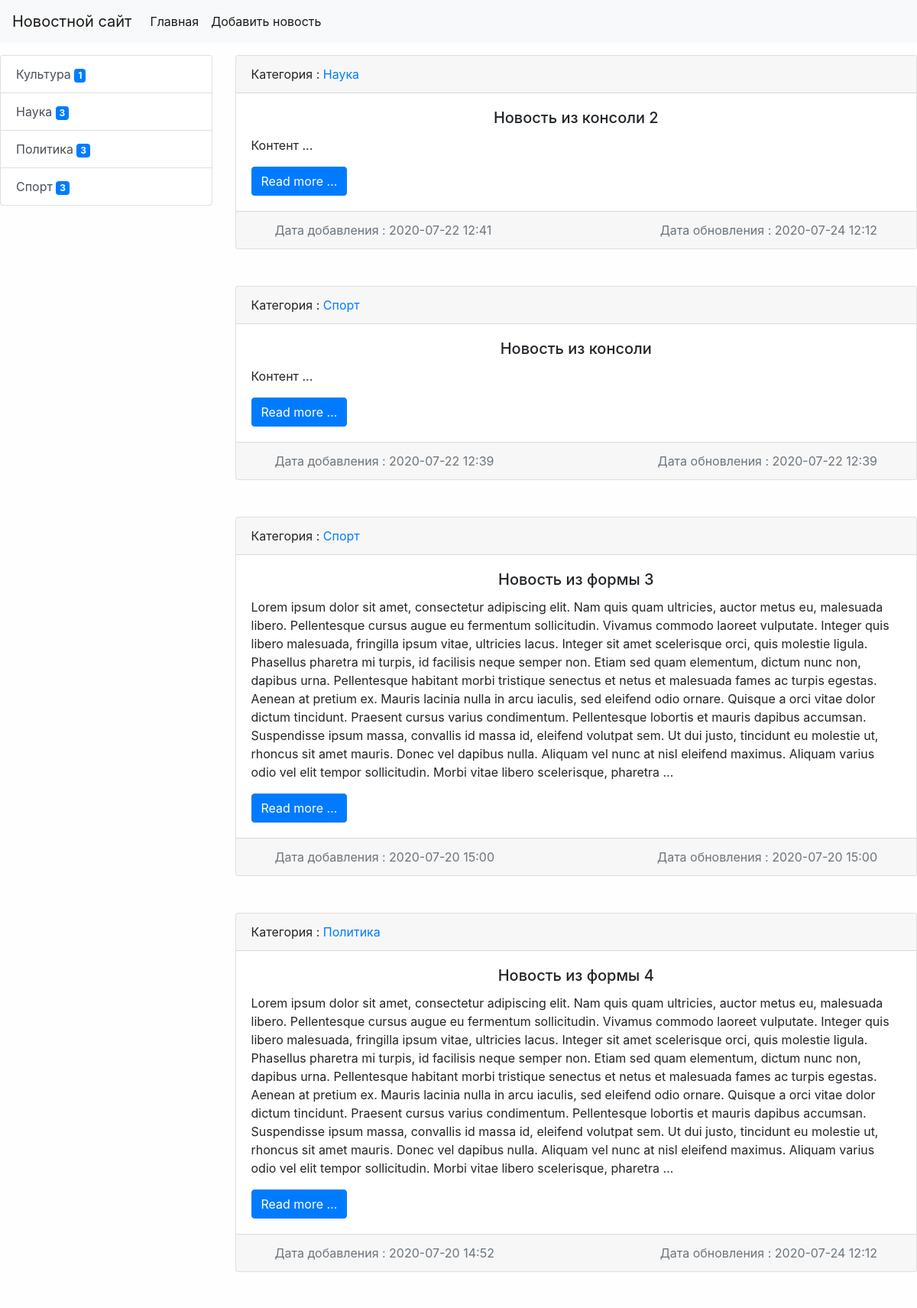
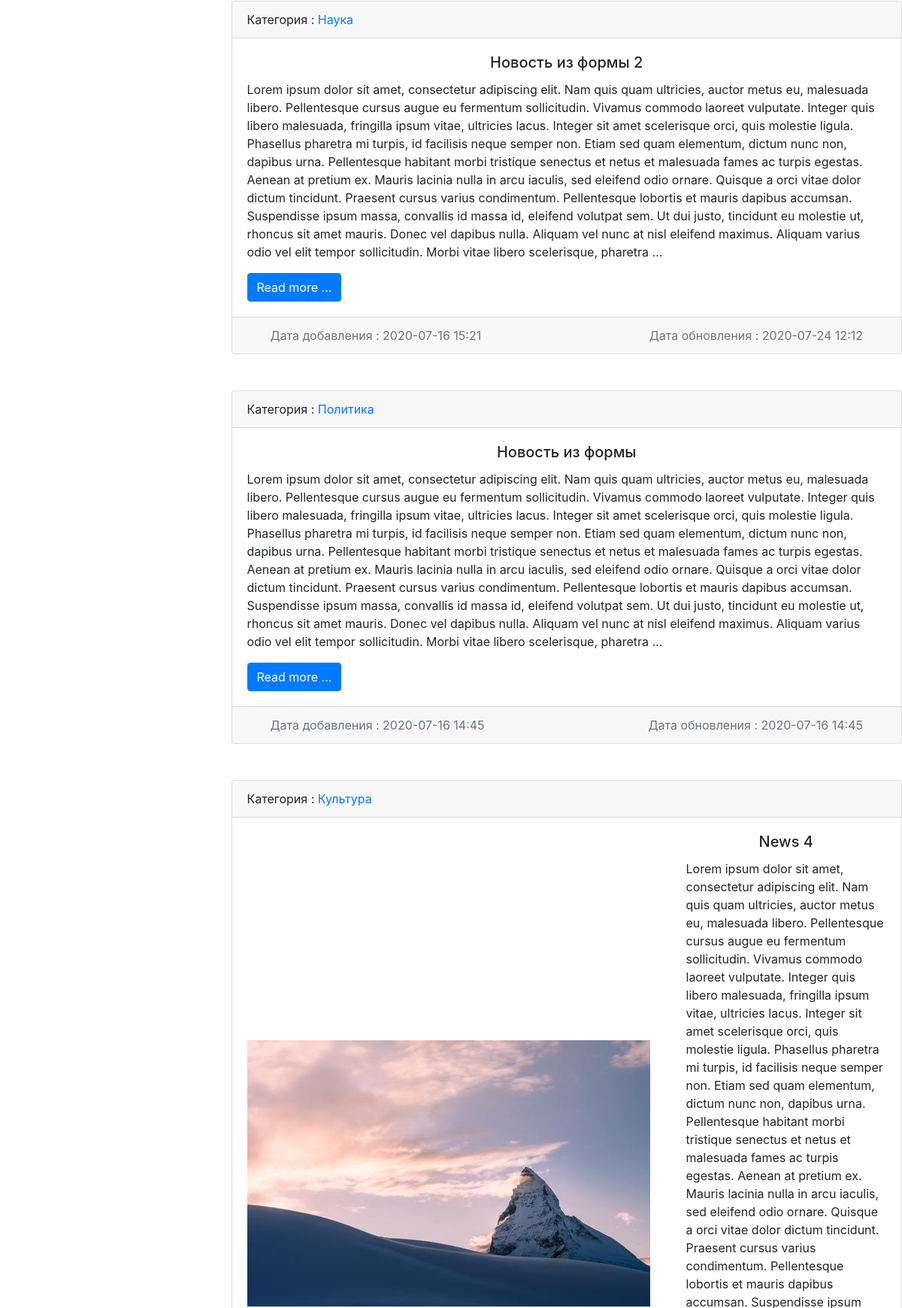
The page / (upper part) on the database its author committed (2 pictures, top to bottom).
### news/models.py (models this page shows, shortened)
class Category(models.Model):
    title = models.CharField(max_length=150, db_index=True, verbose_name='Наименование категории')
    def get_absolute_url(self):
        return reverse('category', kwargs={'category_id': self.pk})
    class Meta:
        verbose_name = 'Категория'
        verbose_name_plural = 'Категории'
        ordering = ['title']

class News(models.Model ):
    title = models.CharField(max_length=150, verbose_name='Наименование')
    content = models.TextField(verbose_name='Контент')
    created_at = models.DateTimeField(auto_now_add=True, verbose_name='Опубликовано')
    update_at = models.DateTimeField(auto_now=True, verbose_name='Обновление')
    photo = models.ImageField(upload_to='photos/%Y/%m/%d', blank=True, verbose_name='Фото')
    is_published = models.BooleanField(default=True, verbose_name='Опубликовано ?')
    category = models.ForeignKey('Category', on_delete=models.PROTECT, null=True, verbose_name='Категория')
    views = models.IntegerField(default=0)
    def get_absolute_url(self):
        return reverse('view_news', kwargs={'pk': self.pk})
    class Meta:
        verbose_name = 'Новость'
        verbose_name_plural = 'Новости'
        ordering = ['-created_at']

### news/views.py (the view)
# urls.py: path('', HomeNews.as_view(), name='home'),
class HomeNews(ListView):
    model = News
    def get_context_data(self, **kwargs):
        context = super().get_context_data(**kwargs)
        context['title'] = 'Главная страница'
        return context
    def get_queryset(self):
        return News.objects.filter(is_published=True)

### news/templatetags/news_tags.py (called while the page is built)
@register.inclusion_tag('news/list_categories.html')
def show_categories():
    categories = Category.objects.annotate(cnt=Count('news')).filter(cnt__gt=0)
    return {
        'categories': categories,
    }

### news/templates/news/news_list.html (shortened to what this page needs)
{% extends 'base.html' %}
{% block sidebar %}
{% include 'inc/_sidebar.html' %}
{% endblock %}
{% block content %}
    {% for item in object_list %}
    <div class="card mb-5">
        <div class="card-header">
            Категория :
            <a href="{{ item.category.get_absolute_url }}">
                {{ item.category.title }}
            </a>
        </div>
        <div class="card-body">
            <div class="media d-flex align-items-center">
                {% if item.photo %}
                <img src="{{ item.photo.url }}" class="mr-5" alt="">
                {% endif %}
                <div class="media-body">
                    <h5 class="card-title text-center">{{ item.title }}</h5>
                    <p class="card-text">{{ item.content|truncatewords:150 }}</p>
                    <a href="{{ item.get_absolute_url }}" class="btn btn-primary">Read more ...</a>
                </div>
            </div>
        </div>
        <div class="card-footer text-muted ">
            <div class="row justify-content-between ml-3 mr-3">
                <div class="col-auto"> Дата добавления : {{ item.created_at|date:"Y-m-d H:i" }}</div>
                <div class="col-auto">
                    Дата обновления : {{ item.update_at|date:"Y-m-d H:i" }}
                </div>
            </div>
        </div>
    </div>
    {% empty %}
    <li>Ошибка! Объект не найден</li>
    {% endfor %}
{% endblock %}

### news/templates/news/list_categories.html
<div class="list-group">
    {% for item in categories %}
    <a href="{% url 'category' item.pk %}" class="list-group-item list-group-item-action">
        {{ item.title }} <span class="badge badge-primary">{{ item.cnt }}</span>
    </a>
    {% endfor %}
</div>

### my_first_project/static/css/style.css (style rules this page uses)
body { background-color: #fefefe73; }

### rows shown on the page
Category: title "Культура", cnt "1"
Category: title "Наука", cnt "3"
Category: title "Политика", cnt "3"
Category: title "Спорт", cnt "3"
News: category "Наука", title "Новость из консоли 2", content "Контент ...", created_at "2020-07-22 12:41", update_at "2020-07-24 12:12"
News: category "Спорт", title "Новость из консоли", content "Контент ...", created_at "2020-07-22 12:39", update_at "2020-07-22 12:39"
News: category "Спорт", title "Новость из формы 3", content "Lorem ipsum dolor sit amet, consectetur adipiscing elit. Nam quis quam ultricies, auctor metus eu, malesuada libero. Pellentesque cursus augue eu fermentum sollicitudin. Vivamus commodo laoreet vulputate. Integer quis libero malesuada, fringilla ipsum vitae, ultricies lacus. Integer sit amet scelerisque orci, quis molestie ligula. Phasellus pharetra mi turpis, id facilisis neque semper non. Etiam sed quam elementum, dictum nunc non, dapibus urna. Pellentesque habitant morbi tristique senectus et netus et malesuada fames ac turpis egestas. Aenean at pretium ex. Mauris lacinia nulla in arcu iaculis, sed eleifend odio ornare. Quisque a orci vitae dolor dictum tincidunt. Praesent cursus varius…", created_at "2020-07-20 15:00", update_at "2020-07-20 15:00"
News: category "Политика", title "Новость из формы 4", content "Lorem ipsum dolor sit amet, consectetur adipiscing elit. Nam quis quam ultricies, auctor metus eu, malesuada libero. Pellentesque cursus augue eu fermentum sollicitudin. Vivamus commodo laoreet vulputate. Integer quis libero malesuada, fringilla ipsum vitae, ultricies lacus. Integer sit amet scelerisque orci, quis molestie ligula. Phasellus pharetra mi turpis, id facilisis neque semper non. Etiam sed quam elementum, dictum nunc non, dapibus urna. Pellentesque habitant morbi tristique senectus et netus et malesuada fames ac turpis egestas. Aenean at pretium ex. Mauris lacinia nulla in arcu iaculis, sed eleifend odio ornare. Quisque a orci vitae dolor dictum tincidunt. Praesent cursus varius…", created_at "2020-07-20 14:52", update_at "2020-07-24 12:12"
News: category "Наука", title "Новость из формы 2", content "Lorem ipsum dolor sit amet, consectetur adipiscing elit. Nam quis quam ultricies, auctor metus eu, malesuada libero. Pellentesque cursus augue eu fermentum sollicitudin. Vivamus commodo laoreet vulputate. Integer quis libero malesuada, fringilla ipsum vitae, ultricies lacus. Integer sit amet scelerisque orci, quis molestie ligula. Phasellus pharetra mi turpis, id facilisis neque semper non. Etiam sed quam elementum, dictum nunc non, dapibus urna. Pellentesque habitant morbi tristique senectus et netus et malesuada fames ac turpis egestas. Aenean at pretium ex. Mauris lacinia nulla in arcu iaculis, sed eleifend odio ornare. Quisque a orci vitae dolor dictum tincidunt. Praesent cursus varius…", created_at "2020-07-16 15:21", update_at "2020-07-24 12:12"
News: category "Политика", title "Новость из формы", content "Lorem ipsum dolor sit amet, consectetur adipiscing elit. Nam quis quam ultricies, auctor metus eu, malesuada libero. Pellentesque cursus augue eu fermentum sollicitudin. Vivamus commodo laoreet vulputate. Integer quis libero malesuada, fringilla ipsum vitae, ultricies lacus. Integer sit amet scelerisque orci, quis molestie ligula. Phasellus pharetra mi turpis, id facilisis neque semper non. Etiam sed quam elementum, dictum nunc non, dapibus urna. Pellentesque habitant morbi tristique senectus et netus et malesuada fames ac turpis egestas. Aenean at pretium ex. Mauris lacinia nulla in arcu iaculis, sed eleifend odio ornare. Quisque a orci vitae dolor dictum tincidunt. Praesent cursus varius…", created_at "2020-07-16 14:45", update_at "2020-07-16 14:45"
News: category "Культура", photo (picture), title "News 4"
